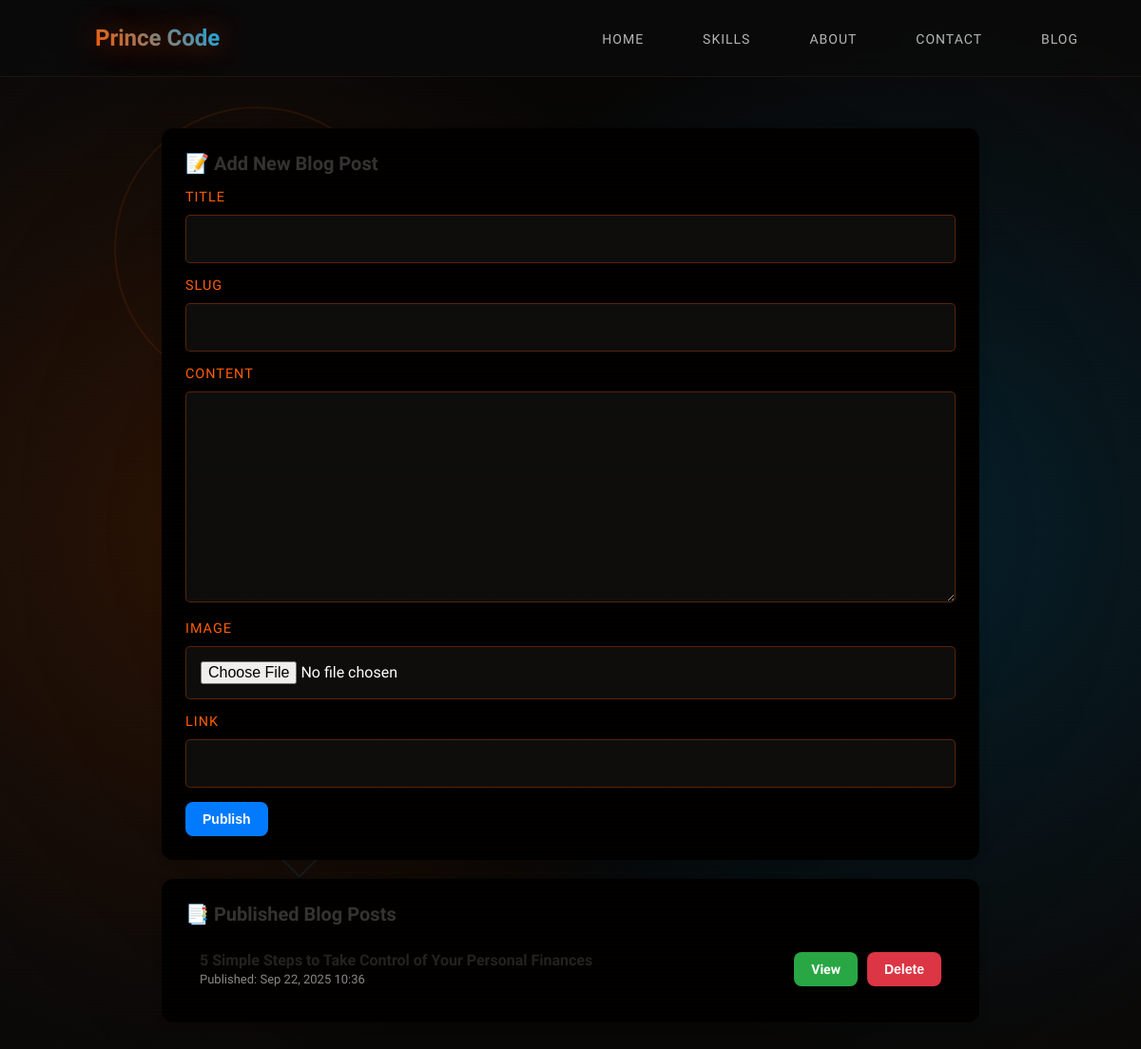
Before: /dashboard/ with the older database file.
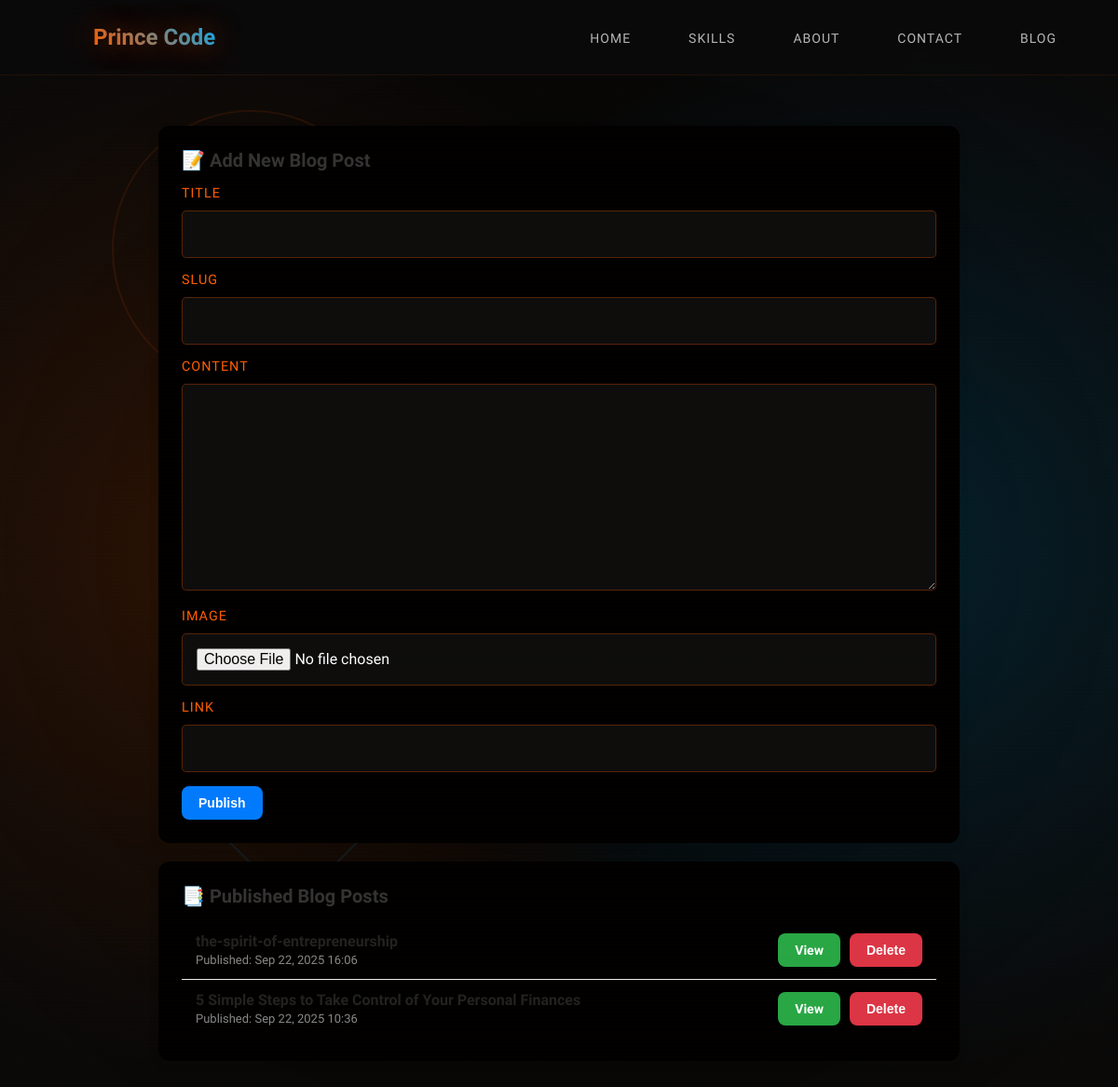
After: the same page with the newer database file.
### main/models.py (models this page shows, shortened)
class BlogPost(models.Model):
    title = models.CharField(max_length=200)
    slug = models.SlugField(
        unique=True,
        max_length=200,
        blank=True,
        help_text="Auto-generated from title if left empty"
    )
    content = models.TextField()
    image = models.ImageField(
        upload_to="blog_images/",
        blank=True,
        null=True
    )
    link = models.URLField(
        blank=True,
        null=True,
        help_text="Optional external link"
    )
    created_at = models.DateTimeField(auto_now_add=True)

### main/views.py (the view)
# urls.py: path("dashboard/", views.dashboard, name="dashboard"),
def dashboard(request):
    posts = BlogPost.objects.all().order_by("-created_at")
    if request.method == "POST":
        if 'delete_post_id' in request.POST:
            post_id = request.POST.get('delete_post_id')
            post_to_delete = get_object_or_404(BlogPost, id=post_id)
            post_to_delete.delete()
            return redirect("dashboard")
        form = BlogPostForm(request.POST, request.FILES)
        if form.is_valid():
            form.save()
            return redirect("dashboard")
        else:
            print(form.errors)  # DEBUG: print errors to console
    else:
        form = BlogPostForm()
    return render(request, "main/dashboard.html", {
        "form": form,
        "posts": posts
    })

### main/forms.py
class BlogPostForm(forms.ModelForm):
    class Meta:
        model = BlogPost
        fields = ["title", "slug", "content", "image", "link"]

### main/templates/main/dashboard.html (shortened to what this page needs)
{% extends "main/base.html" %}
{% load static %}
{% load widget_tweaks %}
{% block content %}
<div class="dashboard-container">
    <div class="card">
        <h2 class="card-title">📝 Add New Blog Post</h2>
        <form method="post" enctype="multipart/form-data">
            <div class="form-group">
                <label>Title</label>
                {{ form.title|add_class:"input-field" }}
            </div>
            <div class="form-group">
                <label>Slug</label>
                {{ form.slug|add_class:"input-field" }}
            </div>
            <div class="form-group">
                <label>Content</label>
                {{ form.content|add_class:"input-field" }}
            </div>
            <div class="form-group">
                <label>Image</label>
                {{ form.image|add_class:"input-field" }}
            </div>
            <div class="form-group">
                <label>Link</label>
                {{ form.link|add_class:"input-field" }}
            </div>
            <button type="submit" class="btn">Publish</button>
        </form>
    </div>
    <div class="card">
        <h2 class="card-title">📑 Published Blog Posts</h2>
        {% if posts %}
            <ul class="file-list">
                {% for post in posts %}
                    <li class="file-item">
                        <div>
                            <strong>{{ post.title }}</strong><br>
                            <small>Published: {{ post.created_at|date:"M d, Y H:i" }}</small>
                        </div>
                        <div style="display: flex; gap: 10px;">
                            <a href="{% url 'post_detail' post.pk %}" class="btn download-btn">View</a>
                            <form method="post" onsubmit="return confirm('Are you sure you want to delete this post?');">
                                <button type="submit" class="btn" style="background-color: #dc3545;">Delete</button>
                            </form>
                        </div>
                    </li>
                {% endfor %}
            </ul>
        {% else %}
            <p class="empty-text">No blog posts yet.</p>
        {% endif %}
    </div>
</div>
{% endblock %}

Changed rows visible on the page:
added BlogPost: title "the-spirit-of-entrepreneurship", created_at "Sep 22, 2025 16:06"
